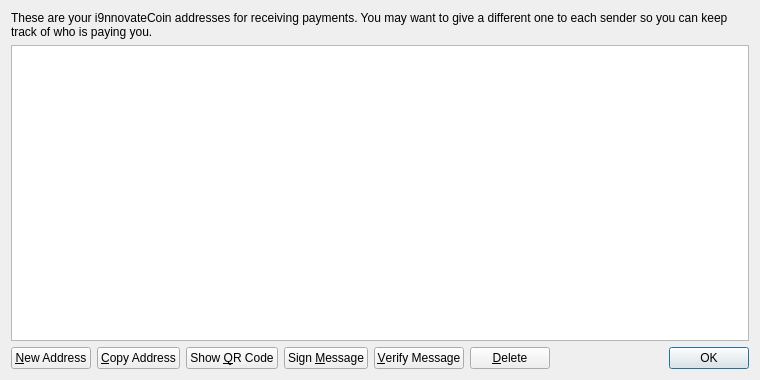
<?xml version="1.0" encoding="UTF-8"?>
<ui version="4.0">
 <class>AddressBookPage</class>
 <widget class="QWidget" name="AddressBookPage">
  <property name="geometry">
   <rect>
    <x>0</x>
    <y>0</y>
    <width>760</width>
    <height>380</height>
   </rect>
  </property>
  <property name="windowTitle">
   <string>Address Book</string>
  </property>
  <layout class="QVBoxLayout" name="verticalLayout">
   <item>
    <widget class="QLabel" name="labelExplanation">
     <property name="text">
      <string>These are your i9nnovateCoin addresses for receiving payments. You may want to give a different one to each sender so you can keep track of who is paying you.</string>
     </property>
     <property name="textFormat">
      <enum>Qt::PlainText</enum>
     </property>
     <property name="wordWrap">
      <bool>true</bool>
     </property>
    </widget>
   </item>
   <item>
    <widget class="QTableView" name="tableView">
     <property name="contextMenuPolicy">
      <enum>Qt::CustomContextMenu</enum>
     </property>
     <property name="toolTip">
      <string>Double-click to edit address or label</string>
     </property>
     <property name="tabKeyNavigation">
      <bool>false</bool>
     </property>
     <property name="alternatingRowColors">
      <bool>true</bool>
     </property>
     <property name="selectionMode">
      <enum>QAbstractItemView::SingleSelection</enum>
     </property>
     <property name="selectionBehavior">
      <enum>QAbstractItemView::SelectRows</enum>
     </property>
     <property name="sortingEnabled">
      <bool>true</bool>
     </property>
     <attribute name="verticalHeaderVisible">
      <bool>false</bool>
     </attribute>
    </widget>
   </item>
   <item>
    <layout class="QHBoxLayout" name="horizontalLayout">
     <item>
      <widget class="QPushButton" name="newAddressButton">
       <property name="toolTip">
        <string>Create a new address</string>
       </property>
       <property name="text">
        <string>&amp;New Address</string>
       </property>
       <property name="icon">
        <iconset resource="../bitcoin.qrc">
         <normaloff>:/icons/add</normaloff>:/icons/add</iconset>
       </property>
      </widget>
     </item>
     <item>
      <widget class="QPushButton" name="copyToClipboard">
       <property name="toolTip">
        <string>Copy the currently selected address to the system clipboard</string>
       </property>
       <property name="text">
        <string>&amp;Copy Address</string>
       </property>
       <property name="icon">
        <iconset resource="../bitcoin.qrc">
         <normaloff>:/icons/editcopy</normaloff>:/icons/editcopy</iconset>
       </property>
      </widget>
     </item>
     <item>
      <widget class="QPushButton" name="showQRCode">
       <property name="text">
        <string>Show &amp;QR Code</string>
       </property>
       <property name="icon">
        <iconset resource="../bitcoin.qrc">
         <normaloff>:/icons/qrcode</normaloff>:/icons/qrcode</iconset>
       </property>
      </widget>
     </item>
     <item>
      <widget class="QPushButton" name="signMessage">
       <property name="toolTip">
        <string>Sign a message to prove you own a i9nnovateCoin address</string>
       </property>
       <property name="text">
        <string>Sign &amp;Message</string>
       </property>
       <property name="icon">
        <iconset resource="../bitcoin.qrc">
         <normaloff>:/icons/edit</normaloff>:/icons/edit</iconset>
       </property>
      </widget>
     </item>
     <item>
      <widget class="QPushButton" name="verifyMessage">
       <property name="toolTip">
        <string>Verify a message to ensure it was signed with a specified i9nnovateCoin address</string>
       </property>
       <property name="text">
        <string>&amp;Verify Message</string>
       </property>
       <property name="icon">
        <iconset resource="../bitcoin.qrc">
         <normaloff>:/icons/transaction_0</normaloff>:/icons/transaction_0</iconset>
       </property>
      </widget>
     </item>
     <item>
      <widget class="QPushButton" name="deleteButton">
       <property name="toolTip">
        <string>Delete the currently selected address from the list</string>
       </property>
       <property name="text">
        <string>&amp;Delete</string>
       </property>
       <property name="icon">
        <iconset resource="../bitcoin.qrc">
         <normaloff>:/icons/remove</normaloff>:/icons/remove</iconset>
       </property>
      </widget>
     </item>
     <item>
      <spacer name="horizontalSpacer">
       <property name="orientation">
        <enum>Qt::Horizontal</enum>
       </property>
       <property name="sizeHint" stdset="0">
        <size>
         <width>40</width>
         <height>20</height>
        </size>
       </property>
      </spacer>
     </item>
     <item>
      <widget class="QDialogButtonBox" name="buttonBox">
       <property name="sizePolicy">
        <sizepolicy hsizetype="Maximum" vsizetype="Fixed">
         <horstretch>0</horstretch>
         <verstretch>0</verstretch>
        </sizepolicy>
       </property>
       <property name="standardButtons">
        <set>QDialogButtonBox::Ok</set>
       </property>
      </widget>
     </item>
    </layout>
   </item>
  </layout>
 </widget>
 <resources>
  <include location="../bitcoin.qrc"/>
 </resources>
 <connections/>
</ui>
